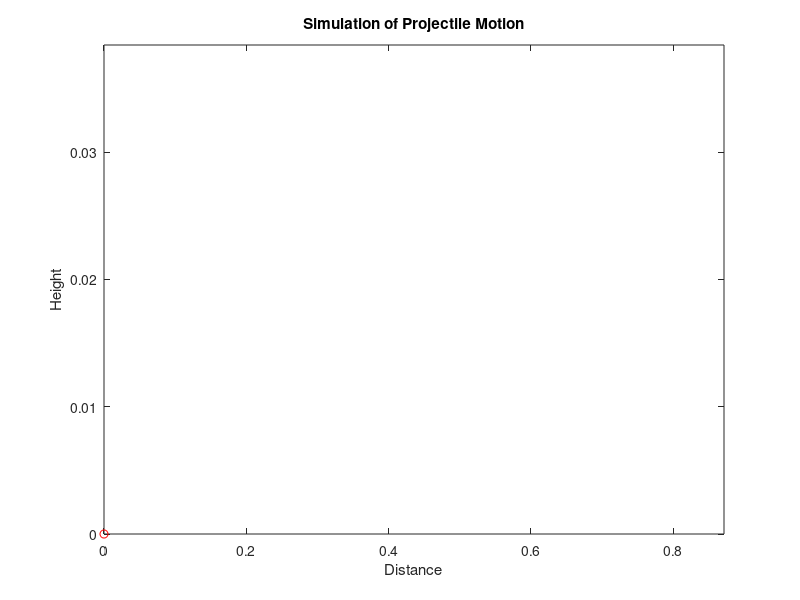
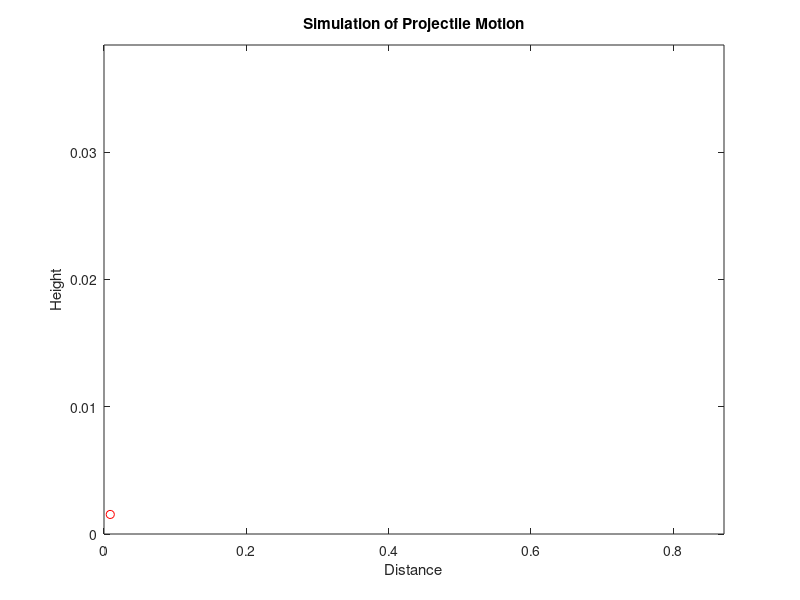
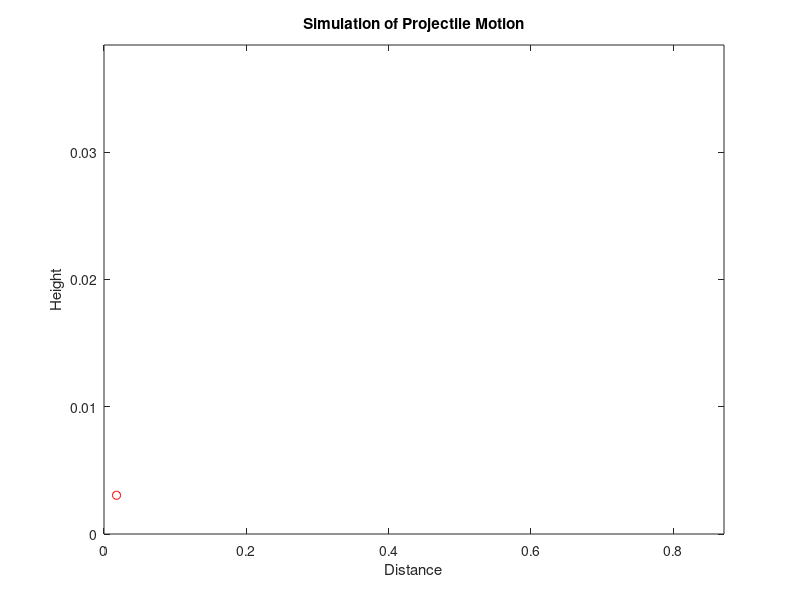
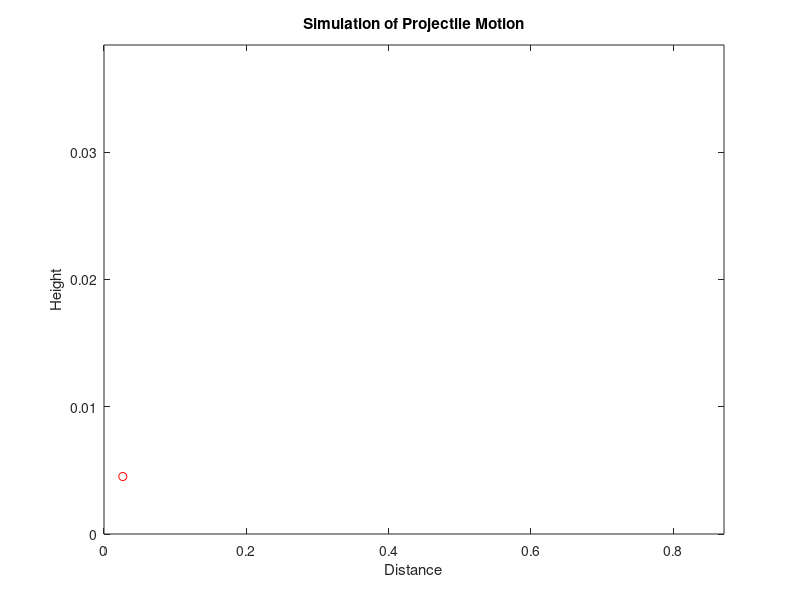

These figures' MATLAB source, in order: (Note: this script raises an error after producing the figures.)
%making simulation of trajectory of projectile
g = 9.81;
u = input("Enter the velocity: ");
thet = input("Enter the angle of projection in degree: ");
theta=thet*2*pi/180

t = linspace(0, (2 * u * sin(theta)) / g, 100); % Changed the third argument to 1000 for a smoother plot

mypic_filenames = cell(length(t), 1); % Initialize the cell array
max_x=u*cos(theta)*max(t);
max_y=max((u * sin(theta) * t) - 0.5 * g * (t.^2));

for i = 1:length(t)
    x = u * cos(theta) * t(i);
    y = (u * sin(theta) * t(i)) - 0.5 * g * (t(i) * t(i));

    plot(x, y, "ro");
    xlabel('Distance');
    ylabel('Height');
    title('Simulation of Projectile Motion');
    axis([0 max_x 0 max_y]);

    % Create the filename dynamically
    filename = sprintf('mypic_%03d.jpg', i); % Padded the index with leading zeros

    % Save the plot as an image with the dynamic filename
    print('-djpeg', '-r80', filename);

    % Store the filename in the cell array
    mypic_filenames{i} = filename;
end
% Initialize VideoWriter object
v = VideoWriter('output.mp4', 'MPEG-4');
open(v);

% Loop through image sequence
for i = 1:length(mypic_filenames)
    % Read image from file
    img = imread(mypic_filenames{i});

    % Write image to video
    writeVideo(v, img);
end

% Close the video writer
close(v);

